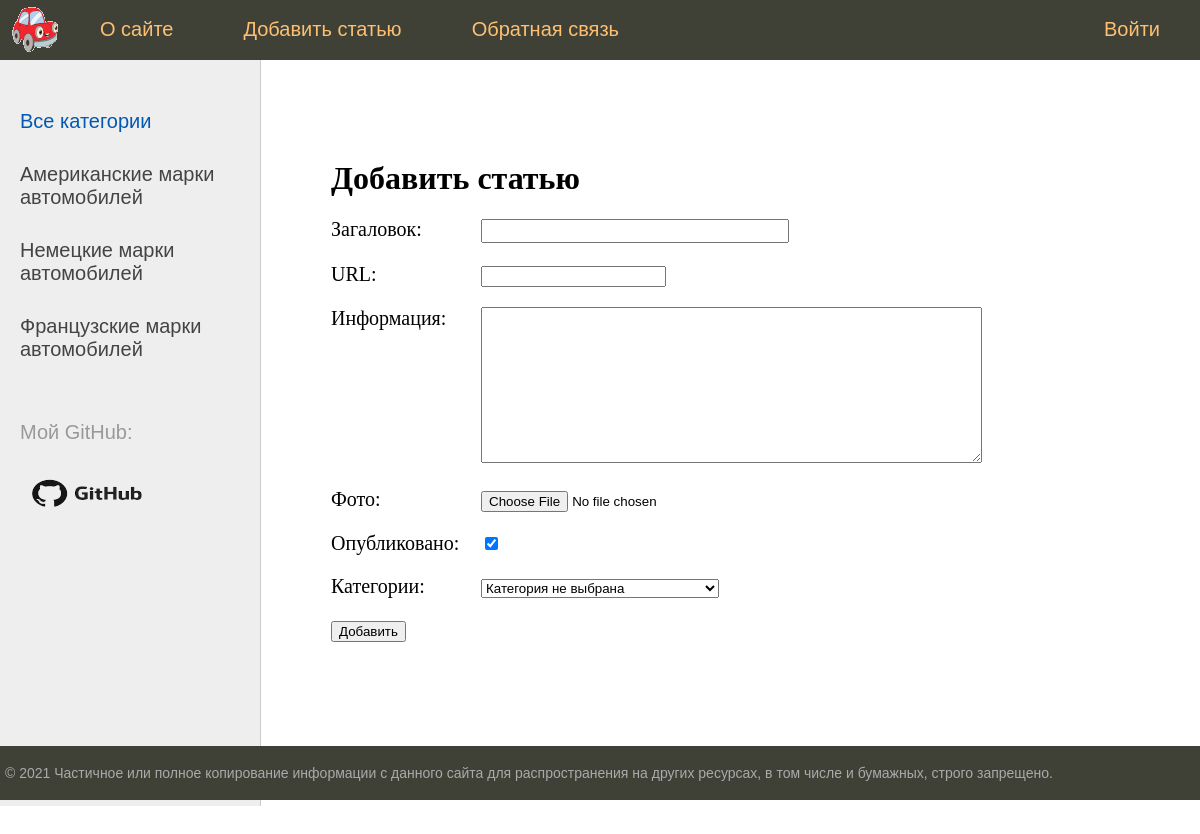
Screenshot of /add_page (signed in) with the database file from the repository.
### cars/models.py (models this page shows)
class Category(models.Model):
    slug = models.SlugField(max_length=255, unique=True, db_index=True, verbose_name="URL")
    name = models.CharField(max_length=100, db_index=True, verbose_name="Категория")
    def __str__(self):
        return self.name
    def get_absolute_url(self):
        return reverse('category', kwargs={'cat_slug': self.slug})
    class Meta:
        verbose_name = "категорию"
        verbose_name_plural = "Категории"
        ordering = ["id"]

### cars/views.py (the view)
# urls.py: path("add_page", AddPage.as_view(), name='add_page'),
class AddPage(LoginRequiredMixin, DataMixin, CreateView):
    form_class = AddPostForm
    template_name = 'cars/addpage.html'
    success_url = reverse_lazy('home')
    login_url = reverse_lazy('home')
    raise_exception = True
    def get_context_data(self, *, object_list=None, **kwargs):
        context = super().get_context_data(**kwargs)
        c_def = self.get_user_context(title='Добавить статью')  # Можем обращаться ко всем методам базового класса
        return dict(list(context.items()) + list(c_def.items()))  # Обьеденение списков в словарь context

### cars/forms.py (shortened to what this page needs)
class AddPostForm(forms.ModelForm):
    def __init__(self, *args, **kwargs):  # Вызываем конструктор при добавлении поста
        super().__init__(*args, **kwargs)  # Обращаемся к родительскому классу
        self.fields['cat'].empty_label = "Категория не выбрана"  # У родительского класса меняем поле 'cat'
    class Meta:
        model = Cars
        fields = ['title', 'slug', 'car_info', 'photo_cars', 'mb_published', 'cat']
        widgets = {  # Определение стилей
            'title': forms.TextInput(attrs={'class': 'form-input'}),
            'car_info': forms.Textarea(attrs={'cols': 60, 'rows': 10}),
        }

### cars/utils.py (called while the page is built)
    def get_user_context(self, **kwargs):  # Создает контекст для шаблона
        context = kwargs  # Для передачи аргументов из views.py
        cats = Category.objects.annotate(Count('cars'))  # Количество постов связянных с этой рубрикой
        user_menu = menu.copy()
        if not self.request.user.is_authenticated:  # Если пользователь не авторизован, то удаляем 1 из menu
            user_menu.pop(1)
        context['menu'] = user_menu
        context['cats'] = cats
        if 'cat_selected' not in context:
            context['cat_selected'] = 0
        return context

### cars/templates/cars/addpage.html (shortened to what this page needs)
{% extends 'cars/base.html' %}
{% block content %}
<h1>{{title}}</h1>
<form action="{% url 'add_page' %}" method="post" enctype="multipart/form-data">
    {% for f in form %}
    <p><label class="form-label" for="{{ f.id_for_label }}">{{ f.label }}: </label>{{ f }}</p>
    {% endfor %}
    <button type="submit">Добавить</button>
</form>
{% endblock content %}

### cars/templates/cars/base.html (shortened to what this page needs)
{% load static %}
{% load cars_tags %}
<!DOCTYPE html>
<html>
<head>
	<link type="text/css" href="{% static 'cars/css/styles.css' %}" rel="stylesheet" />
</head>
<body>
<table class="table-page" border=0 cellpadding="0" cellspacing="0">
<tr><td valign=top>
{% block mainmenu %}
		<div class="header">
			<ul id="mainmenu" class="mainmenu">
			<li class="logo"><a href="{% url 'home' %}"><div class="logo"></div></a></li>
{% for m in menu %}
	{% if not forloop.last %}
			<li><a href="{%url m.url_name%}">{{m.title}}</a></li>
	{% else %}
			<li class="last"><a href="{%url m.url_name%}">{{m.title}}</a></li>
	{% endif %}
{% endfor %}
			</ul>
		</div>
{% endblock mainmenu %}
<table class="table-content" border=0 cellpadding="0" cellspacing="0">
<tr>
	<td valign="top" class="left-chapters">
	<ul id="leftchapters">
{% if cat_selected == 0 %}
		<li class="selected">Все категории</li>
{% else %}
		<li><a href="{% url 'home' %}">Все категории</a></li>
{% endif %}
{% for c in cats %}
{% if c.cars__count > 0 %}
	{% if c.pk == cat_selected %}
		<li class="selected">{{c.name}}</li>
	{% else %}
		<li><a href="{{ c.get_absolute_url }}">{{c.name}}</a></li>
	{% endif %}
{% endif %}
{% endfor %}
		<li class="share">
		<p>Мой GitHub: </p>
		<a class="share-yt" href="https://github.com/CEZI99" target="_blank" rel="nofollow"></a>
		</li>
	</ul>
</td>
<td valign="top" class="content">
	<div class="content-text">
{% block content %}
{% endblock %}
	</div>
</td></tr></table>
</td></tr>
<tr><td valign=top>
	<div id="footer">
		<p>&copy; 2021 Частичное или полное копирование информации с данного сайта для распространения на других ресурсах, в том числе и бумажных, строго запрещено.</p>
	</div>
</td></tr></table>
</body>
</html>

### cars/static/cars/css/styles.css (style rules this page uses)
html, body { font-family: 'Arial'; margin: 0; padding: 0; height: 100%; width: 100%; color: #444; }
a { color: #0059b2; text-decoration: none; }
.table-page { width: 100%; height: 100%; vertical-align: top; }
.table-page tr { height: 100%; }
.header { background: #3F4137; height: 60px; }
.logo { background: url('../images/logo.png') no-repeat 10px 5px; width: 70px; height: 60px; }
ul.mainmenu { list-style: none; margin: 0; padding: 0; height: 60px; color: #fdc073; font-size: 20px; overflow: hidden; }
ul.mainmenu li { float: left; margin: 18px 40px 0 30px; }
ul.mainmenu li.logo { margin: 0; }
ul.mainmenu li.last { float: right; }
ul.mainmenu li a { color: #fdc073; text-decoration: none; }
.table-content { width: 100%; min-height: 100%; height: 100%; }
.left-chapters { margin: 0; background: #eee; border-right: 1px solid #ccc; min-height: 100%; }
.left-chapters ul { width: 230px; min-height: 100%; margin: 0; padding: 20px 10px 10px 20px; list-style: none; font-size: 20px; }
.left-chapters ul li { margin: 30px 0 0 0; color: #999; }
.left-chapters ul li.selected { color: #0059b2; }
.left-chapters ul li a { color: #444; text-decoration: none; }
.left-chapters ul li.share { margin: 60px 0 0 0; }
.left-chapters ul li.share p { margin: 10px 1 30px 1; }
.left-chapters ul li.share a { display: inline-block; width: 40px; height: 40px; margin: 0 20px 0 0; }
.left-chapters ul li.share a.share-yt { width: 100%; height: 60px; background: url('../images/github.png') no-repeat 0 0 }
.content { padding: 40px 20px 20px 40px; width: 100%; box-sizing: border-box; }
.content-text { margin: 60px 0 0 30px; color: #000; font-size: 20px; font-family: Yandex Sans Display Light; }
.content-text h1 { font-size: 32px; }
#footer { box-sizing: border-box; background: #3F4137; padding: 5px; color: #aaa; font-size: 14px; font-family: Verdana, Geneva, Arial, Helvetica; text-align: left; overflow: hidden; }
.form-input { width: 300px; font-size: 16px; }
.form-label { display: inline-block; min-width: 150px; vertical-align: top; }

### rows the page displays
Category: name "Американские марки автомобилей"
Category: name "Немецкие марки автомобилей"
Category: name "Французские марки автомобилей"

### other values shown
{{ m.title }} "О сайте" "Добавить статью" "Обратная связь"
{{ m.title }} "Войти"
{{ title }} "Добавить статью"
{{ f.label }} "Загаловок" "URL" "Информация" "Фото" "Опубликовано" "Категории"
